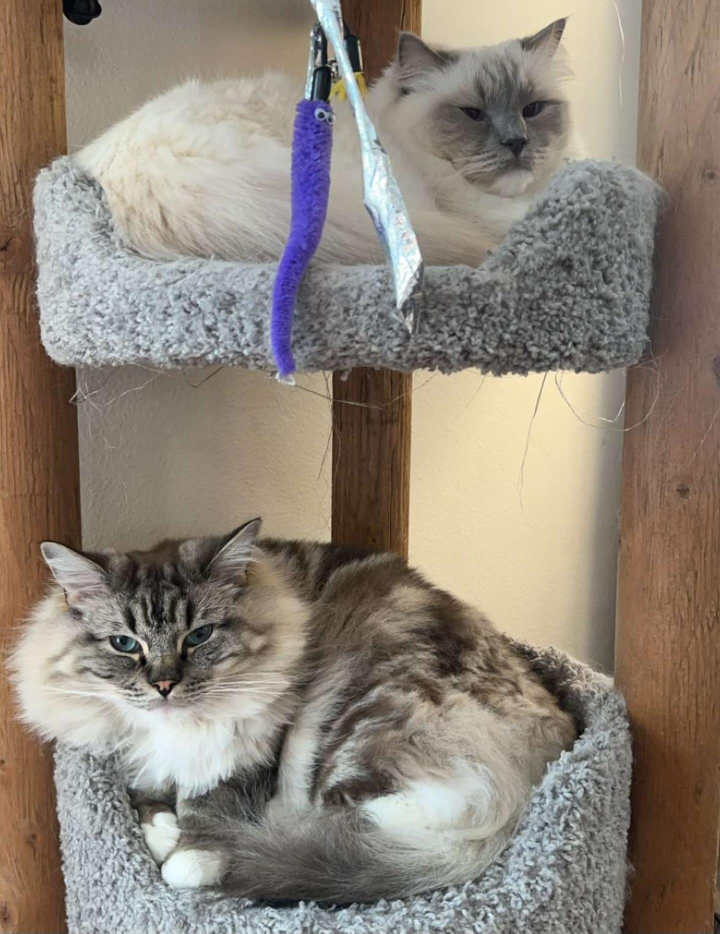
#> input picture PhotoSpreadsheet/image.jpg, 1440 x 1867 px (shown at 1/2 size)
$ python imageToSpreadsheet.py
#> lines starting #> are read from the running program, lines starting #| are printed output that depends on the picture
#! /usr/bin/env python3

from PIL import Image

size = 200

# Open an image file
img = Image.open('image.jpg')
#> img is the input picture: PIL image 1440x1867 RGB; mean R, G, B 141.3, 131.6, 120.7

ratio = img.width / img.height
#> ratio = 0.771
w = int(size * ratio)
#> w = 154
h = size
img = img.resize((w, h))
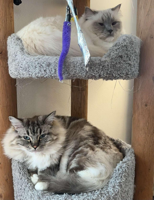
#> img: PIL image 154x200 RGB; mean R, G, B 141.3, 131.6, 120.7

# Convert the image data to a list of tuples
pixels = list(img.getdata())
#> pixels = 30800 items

# [4 lines of commented-out code are left out]

with open('image.csv', 'w') as f:
    for row in range(h):
        f.write(",".join([ str(int((pixels[row * w + col][0] + pixels[row * w + col][1] + pixels[row * w + col][2]) / 3)) for col in range(w) ]) + "\n")
